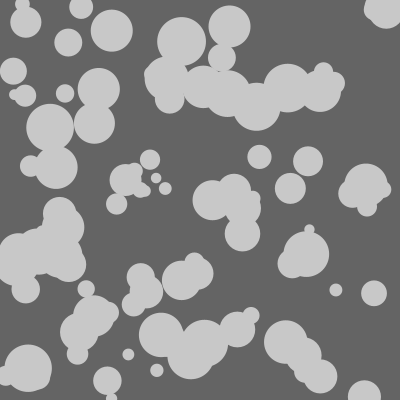
Frame 1 (no input)
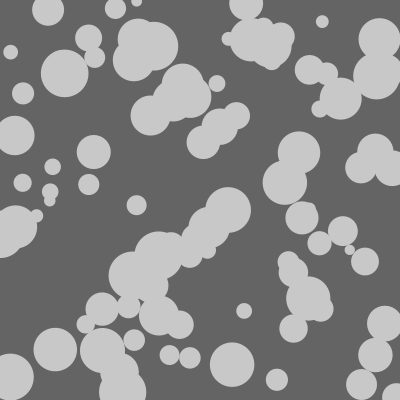
Frame 60 (the mouse pressed at the canvas centre just before this capture)
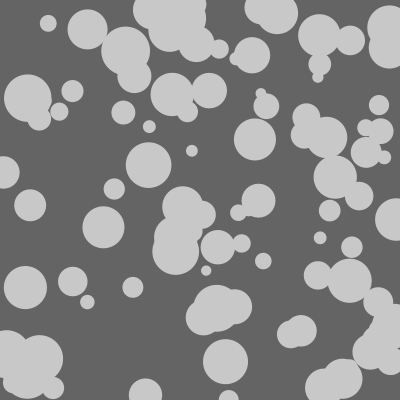
Frame 120 (the mouse held since frame 60 and released just before this capture)

The Processing sketch that drew these frames (run headless with seeded random() and noise(); from frame 60 on, the mouse is pressed at the canvas centre):

// Processing sketch: CirclesArray
// ── CirclesArray.pde
// CirclesArray
//
// An array of Circle objects.
//
// Dan Wilcox danomatika.com 2016

// array of circles
Circle circles[];
int numCircles = 100;

void setup() {
  size(400, 400);

  // create an array of circles
  circles = new Circle[numCircles];
  for(int i = 0; i < numCircles; i++) {
    circles[i] = new Circle();  
  }
}

void draw() {
  background(100);
  
  // draw all the circles in the array
  for(int i = 0; i < circles.length; i++) {
      circles[i].update();
      circles[i].draw();
  }
}
// ── Circle.pde

// I have an object called "Circle"
class Circle {
  
  // define what a circle has & what it does
  
  // what a circle has:
  
  float x, y; // position
  float velX, velY; // velocity
  float diameter; // size
  
  // what a circle does:
  
  // constructor: called when we create a new circle
  // kind of like setup()
  Circle() {
    // setup the initial values for the circle
    x = random(width);
    y = random(height);
    diameter = random(10, 50);
    velX = random(-4, 4);
    velY = random(-4, 4);
  }
  
  // update the position & check the bounds so the
  // Circle doesn't go off the screen
  void update() {
    
    // update the pos
    x = x + velX;
    y = y + velY;
    
    // check boundaries
    if(x < 0) {
      velX = -velX;
      x = 0;
    }
    else if(x > width) {
      velX = -velX;
      x = width;
    }
    if(y < 0) {
      velY = -velY;
      y = 0;
    }
    else if(y > height) {
      velY = -velY;
      y = height;
    }
  }
  
  // draw the circle to the screen
  void draw() {
    noStroke();
    fill(200);
    ellipse(x, y, diameter, diameter);
  }
}
